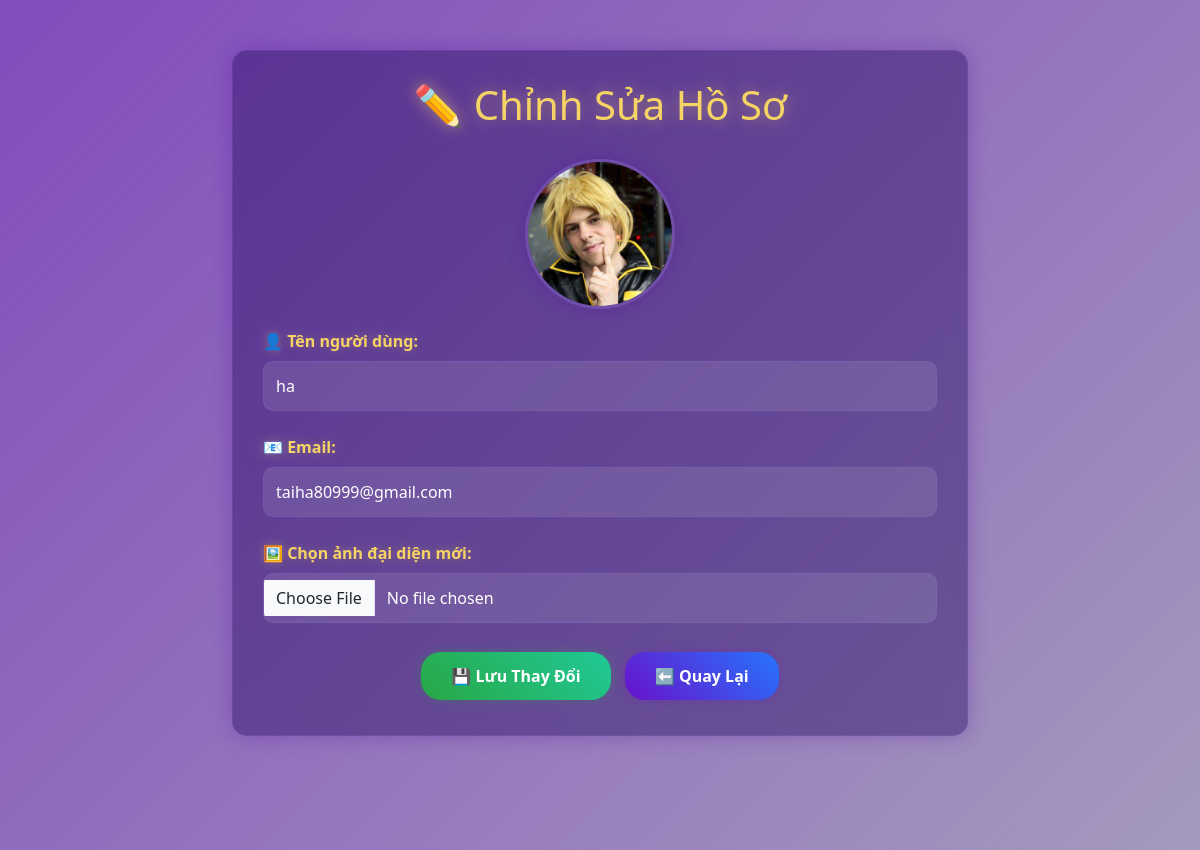
The page /pages/edit-profile.php (signed in) on the database its author committed.
### tables this page shows
CREATE TABLE `users` (
  `id` int(11) NOT NULL,
  `username` varchar(255) NOT NULL,
  `password` varchar(255) NOT NULL,
  `role` varchar(50) NOT NULL DEFAULT 'user',
  `google_id` varchar(255) DEFAULT NULL,
  `facebook_id` varchar(255) DEFAULT NULL,
  `name` varchar(255) DEFAULT NULL,
  `email` varchar(255) NOT NULL,
  `balance` decimal(10,2) NOT NULL DEFAULT 0.00,
  `type` varchar(50) NOT NULL DEFAULT 'standard',
  `avatar` varchar(255) DEFAULT NULL,
  `reset_token` varchar(255) DEFAULT NULL,
  `reset_token_expires` datetime DEFAULT NULL,
  `token_expires` datetime DEFAULT NULL,
  `is_deleted` tinyint(1) DEFAULT 0,
  `deleted_at` datetime DEFAULT NULL
);

### pages/edit-profile.php (the view, shortened to what this page needs)
<?php
include '../config.php';
$userId = $_SESSION['user_id'];
$stmt = $conn->prepare("SELECT username, email, avatar FROM users WHERE id = ?");
$stmt->bind_param("i", $userId);
$stmt->execute();
$stmt->bind_result($username, $email, $avatar);
?>
<!DOCTYPE html>
<html lang="vi">
<head>
    <link rel="stylesheet" href="https://cdn.jsdelivr.net/npm/bootstrap@5.3.0/dist/css/bootstrap.min.css">
</head>
<body>
    <video class="video-background" autoplay muted loop playsinline>
        <source src="../video/Wuthering Waves.mp4" type="video/mp4">
    </video>
    <div class="video-overlay"></div>
    <div class="container">
        <div class="row justify-content-center">
            <div class="col-md-8">
                <div class="card">
                    <h2 class="text-center">✏️ Chỉnh Sửa Hồ Sơ</h2>
                    <div class="avatar-preview">
                        <?php if (!empty($avatar)): ?>
                            <img src="<?php echo htmlspecialchars($avatar); ?>" alt="Avatar">
                        <?php else: ?>
                            <div class="default-avatar">
                                <?php echo strtoupper(substr($username, 0, 1)); ?>
                            </div>
                        <?php endif; ?>
                    </div>
                    <form action="edit-profile.php" method="post" enctype="multipart/form-data">
                        <div class="mb-4">
                            <label for="username">👤 Tên người dùng:</label>
                            <input type="text" name="username" id="username" class="form-control" value="<?php echo htmlspecialchars($username); ?>" required>
                        </div>
                        <div class="mb-4">
                            <label for="email">📧 Email:</label>
                            <input type="email" name="email" id="email" class="form-control" value="<?php echo htmlspecialchars($email); ?>" required>
                        </div>
                        <div class="mb-4">
                            <label for="avatar">🖼️ Chọn ảnh đại diện mới:</label>
                            <input type="file" name="avatar" id="avatar" class="form-control" accept="image/*">
                        </div>
                        <div class="text-center mt-4">
                            <button type="submit" class="btn btn-success btn-custom">
                                💾 Lưu Thay Đổi
                            </button>
                            <a href="profile.php" class="btn btn-light btn-custom">
                                ⬅️ Quay Lại
                            </a>
                        </div>
                    </form>
                </div>
            </div>
        </div>
    </div>
</body>
</html>

### pages/edit-profile.php (style rules this page uses)
.video-background { position: fixed; top: 0; left: 0; width: 100%; height: 100%; z-index: -1; object-fit: cover; }
.video-overlay { position: fixed; top: 0; left: 0; width: 100%; height: 100%; background: linear-gradient(135deg, rgba(76, 0, 159, 0.7), rgba(28, 0, 91, 0.4)); z-index: -1; }
body { color: #fff; font-family: 'Segoe UI', Tahoma, Geneva, Verdana, sans-serif; background: transparent; min-height: 100vh; }
.container { margin-top: 50px; margin-bottom: 50px; animation: fadeInUp 0.5s ease-out; }
.card { background: rgba(28, 0, 91, 0.4) !important; backdrop-filter: blur(10px); border: 1px solid rgba(147, 112, 219, 0.2); box-shadow: 0 0 20px rgba(76, 0, 159, 0.3); border-radius: 15px; padding: 30px; color: white; }
h2 { color: #f6d365; font-size: 2.5rem; text-shadow: 0 0 15px rgba(246, 211, 101, 0.5); margin-bottom: 30px; animation: fireAnimation 3s ease infinite; }
.form-control { background: rgba(255, 255, 255, 0.1); border: 1px solid rgba(147, 112, 219, 0.2); color: white; border-radius: 10px; padding: 12px; transition: all 0.3s ease; }
.form-control::placeholder { color: rgba(255, 255, 255, 0.5); }
label { color: #f6d365; font-weight: bold; margin-bottom: 8px; text-shadow: 0 0 10px rgba(246, 211, 101, 0.3); }
.btn-custom { border: none !important; padding: 12px 30px; border-radius: 20px; font-weight: bold; transition: all 0.3s ease; margin: 5px; }
.btn-success.btn-custom { background: linear-gradient(45deg, #28a745, #20c997); box-shadow: 0 0 10px rgba(40, 167, 69, 0.3); }
.btn-light.btn-custom { background: linear-gradient(45deg, #6a11cb, #2575fc); box-shadow: 0 0 10px rgba(106, 17, 203, 0.3); color: white; }
.avatar-preview { width: 150px; height: 150px; border-radius: 50%; overflow: hidden; margin: 0 auto 20px; border: 3px solid rgba(147, 112, 219, 0.3); box-shadow: 0 0 20px rgba(76, 0, 159, 0.3); transition: all 0.3s ease; position: relative; }
.avatar-preview img { width: 100%; height: 100%; object-fit: cover; }

### rows shown on the page
users: avatar (picture), username "ha", email "taiha80999@gmail.com"
